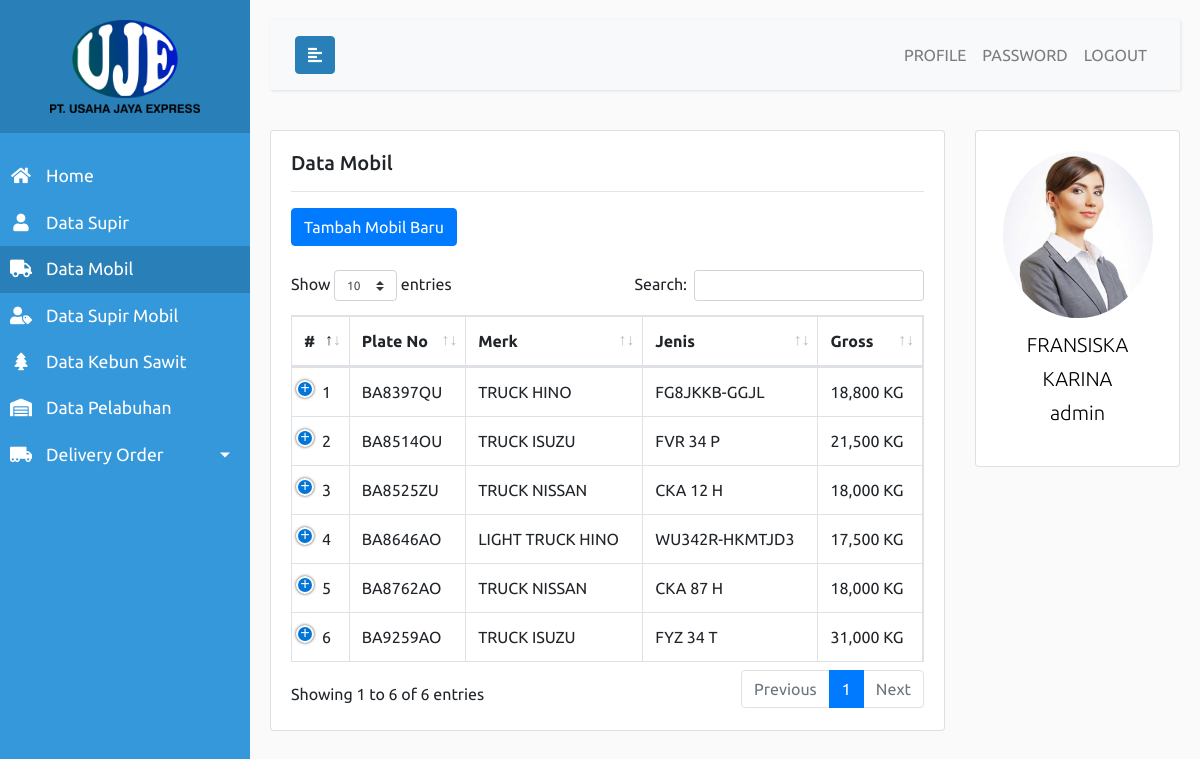
/admin.php?page=mobil (signed in), run on the app's committed database.
### tables this page shows
CREATE TABLE `tb_mobil` (
  `id` int(11) NOT NULL AUTO_INCREMENT,
  `supir_id` int(11) NOT NULL,
  `plate` varchar(10) NOT NULL,
  `merk` varchar(100) NOT NULL,
  `jenis` varchar(100) NOT NULL,
  `gross` int(11) NOT NULL,
  `status` tinyint(4) NOT NULL,
  `foto` varchar(100) NOT NULL,
  PRIMARY KEY (`id`),
  KEY `FK1` (`supir_id`),
  CONSTRAINT `FK1` FOREIGN KEY (`supir_id`) REFERENCES `tb_supir` (`id`) ON DELETE CASCADE ON UPDATE CASCADE
);

CREATE TABLE `tb_user` (
  `id` int(11) NOT NULL AUTO_INCREMENT,
  `username` varchar(20) NOT NULL,
  `password` varchar(100) NOT NULL,
  `hak_akses` enum('admin','pimpinan') NOT NULL,
  `status` tinyint(4) NOT NULL DEFAULT '1',
  `nama` varchar(100) NOT NULL,
  `jenis_kelamin` enum('pria','wanita') NOT NULL,
  `tempat_lahir` varchar(50) NOT NULL,
  `tanggal_lahir` date NOT NULL,
  `alamat` text NOT NULL,
  `telepon` varchar(13) NOT NULL,
  `foto` varchar(100) NOT NULL,
  PRIMARY KEY (`id`)
);

### app/app.php (called while the page is built, shortened)
<?php
	function koneksi() {
		$host = 'localhost';
		$user = 'root';
		$pass = '';
		$db = 'pt-uje-db';
		$conn = mysqli_connect($host, $user, $pass, $db);
		return $conn;
	}
	function sanitizeThis($string) {
		$conn = koneksi();
		$output1 = mysqli_real_escape_string($conn, $string);
		$output2 = strip_tags($output1);
		return htmlspecialchars($output2);
	}
	function getProfile() {
		$conn = koneksi();
		$uid = $_SESSION['uid'];
		$query = "SELECT * FROM tb_user WHERE id = '$uid'";
		$process = mysqli_query($conn, $query);
		$data = mysqli_fetch_assoc($process);
		return $data;
	}
?>

### views/admin/mobil/kelola-mobil.php (the view, shortened to what this page needs)
<div class="row">
	<div class="col-md-9">
		<div class="card">
			<div class="card-body">
				<h5 class="card-title">Data Mobil</h5><hr>
				<?php if ($hak_akses == 'admin'): ?>
					<button type="button" class="btn btn-primary" id="btn-tambah-mobil">Tambah Mobil Baru</button><br><br>
				<?php endif ?>
				<table id="table-data-mobil" class="table table-bordered display responsive nowrap" style="width:100%">
					<thead>
						<tr>
							<th>#</th>
							<th>Plate No</th>
							<th>Merk</th>
							<th>Jenis</th>
							<th>Gross</th>
						</tr>
					</thead>
					<tbody>
						<?php
							$list_data = [];
							$query = "SELECT * FROM tb_mobil";
							$process = mysqli_query($conn, $query);
							while($row = mysqli_fetch_array($process)) {
								$list_data[] = $row;
							}
							foreach ($list_data as $key => $value) {
						?>
							<tr>
								<td><?php echo $key+1 ?></td>
								<td><?php echo $value['plate'] ?></td>
								<td><?php echo $value['merk'] ?></td>
								<td><?php echo $value['jenis'] ?></td>
								<td><?php echo number_format($value['gross']) ?> KG</td>
							</tr>
						<?php
							}
						?>
					</tbody>
				</table>
			</div>
		</div>
	</div>
	<div class="col-md-3">
		<?php include 'views/partials/rightbar.php'; ?>
	</div>
</div>

### views/partials/rightbar.php
<div class="card">
	<div class="card-body text-center">
		<img src="/assets/img/profil/<?php echo getProfile()['foto'] ?>" width="150px" class="rounded-circle">
		<p class="profile-name"><?php echo strtoupper(getProfile()['nama']).'<br>'.strtolower($_SESSION['akses']) ?></p>
	</div>
</div>

### assets/css/app.css (style rules this page uses)
body { font-family: 'Ubuntu', sans-serif; background: #fafafa; }
p { font-family: 'Ubuntu', sans-serif; font-size: 1.1em; font-weight: 300; line-height: 1.7em; color: #999; }
.profile-name { padding-top: 10px; font-size: 20px; color: #000; }

### data on the page
tb_mobil: plate "BA8397QU", merk "TRUCK HINO", jenis "FG8JKKB-GGJL", gross "18,800"
tb_mobil: plate "BA8514OU", merk "TRUCK ISUZU", jenis "FVR 34 P", gross "21,500"
tb_mobil: plate "BA8525ZU", merk "TRUCK NISSAN", jenis "CKA 12 H", gross "18,000"
tb_mobil: plate "BA8646AO", merk "LIGHT TRUCK HINO", jenis "WU342R-HKMTJD3", gross "17,500"
tb_mobil: plate "BA8762AO", merk "TRUCK NISSAN", jenis "CKA 87 H", gross "18,000"
tb_mobil: plate "BA9259AO", merk "TRUCK ISUZU", jenis "FYZ 34 T", gross "31,000"
tb_user: foto (picture), nama "FRANSISKA KARINA"

### other printed values
$_SESSION['akses'] "admin"
